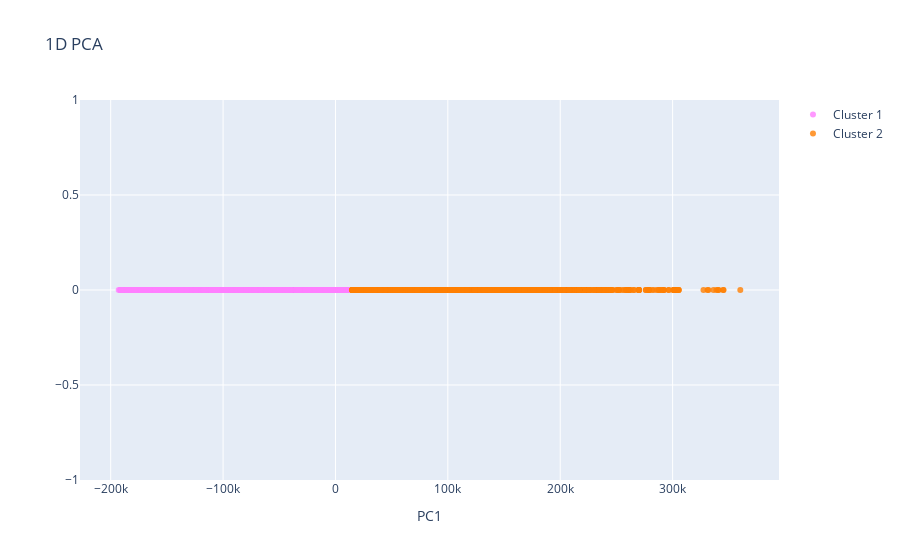

Notebook code cell kept with this figure:
### Code cell
model_pca1d_visualize(model_kmeans, clusters_kmeans, convertedDataset_array)

### Figure 1 — Plotly figure (JSON) as saved in the notebook; plotly's stock layout.template omitted (floating-point values rounded to 4 significant figures; data arrays with more than 128 entries replaced by an {"elided": "..."} marker saying what was removed)
{"data": [{"marker": {"color": "rgba(255, 128, 255, 0.8)"}, "mode": "markers", "name": "Cluster 1", "type": "scatter", "x": {"elided": "3245 float values"}, "y": {"elided": "3245 int values"}}, {"marker": {"color": "rgba(255, 128, 2, 0.8)"}, "mode": "markers", "name": "Cluster 2", "type": "scatter", "x": {"elided": "2330 float values"}, "y": {"elided": "2330 int values"}}], "layout": {"title": {"text": "1D PCA"}, "xaxis": {"ticklen": 5, "title": {"text": "PC1"}, "zeroline": false}, "yaxis": {"ticklen": 5, "title": {"text": ""}, "zeroline": false}}}
